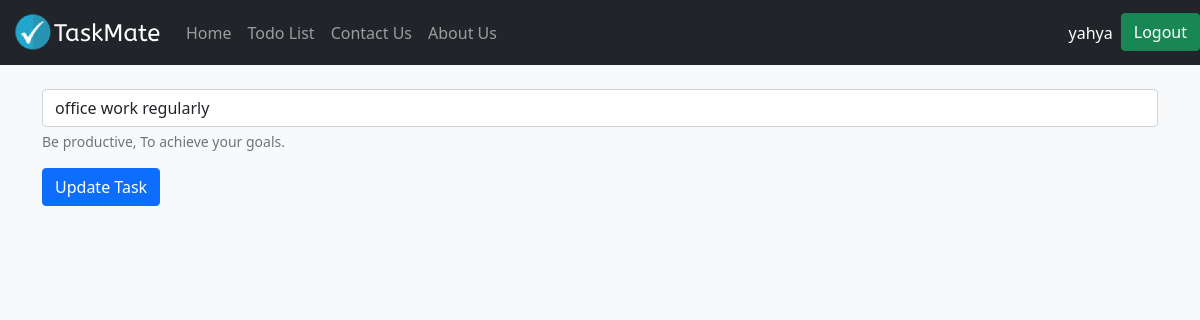
Before: /todolist/edit/4 (signed in) with the older database file.
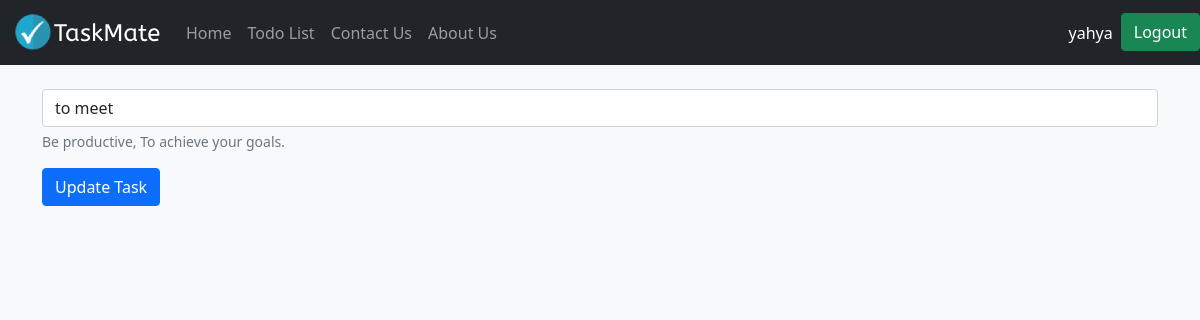
After: the same page with the newer database file.
### todolist_app/models.py (models this page shows, shortened)
class TaskList(models.Model):
    manage = models.ForeignKey(User, on_delete=models.CASCADE, default=None)
    created_at = models.DateTimeField(auto_now_add=True)
    task = models.CharField(max_length=255)
    done = models.BooleanField(default=False)

### todolist_app/views.py (the view)
# urls.py: path('edit/<task_id>', views.edit_task, name='edit_task'),
@login_required
def edit_task(request, task_id):
    if request.method == "POST":
        task = TaskList.objects.get(pk=task_id)
        form = TaskForm(request.POST or None, instance = task)
        if form.is_valid():
            form.save()
        messages.success(request,("Task Updated!"))
        return redirect('todolist')
    else:
        task_obj = TaskList.objects.get(pk=task_id)
        return render(request, 'edit.html', {'task_obj': task_obj})

### todolist_app/templates/edit.html (shortened to what this page needs)
{% extends "base.html" %}
{% block content %}
 <div class="container">
    <form method="POST">
        <div class="mb-3">
          <input type="text" class="form-control" name="task" placeholder="{{task_obj.task}}" value="{{task_obj.task}}">
          <div id="emailHelp" class="form-text">Be productive, To achieve your goals.</div>
        </div>
        <button type="submit" class="btn btn-primary">Update Task</button>
    </form>
 </div>
{% endblock content %}

Changed rows visible on the page:
changed TaskList: task "office work regularly" → "to meet"
